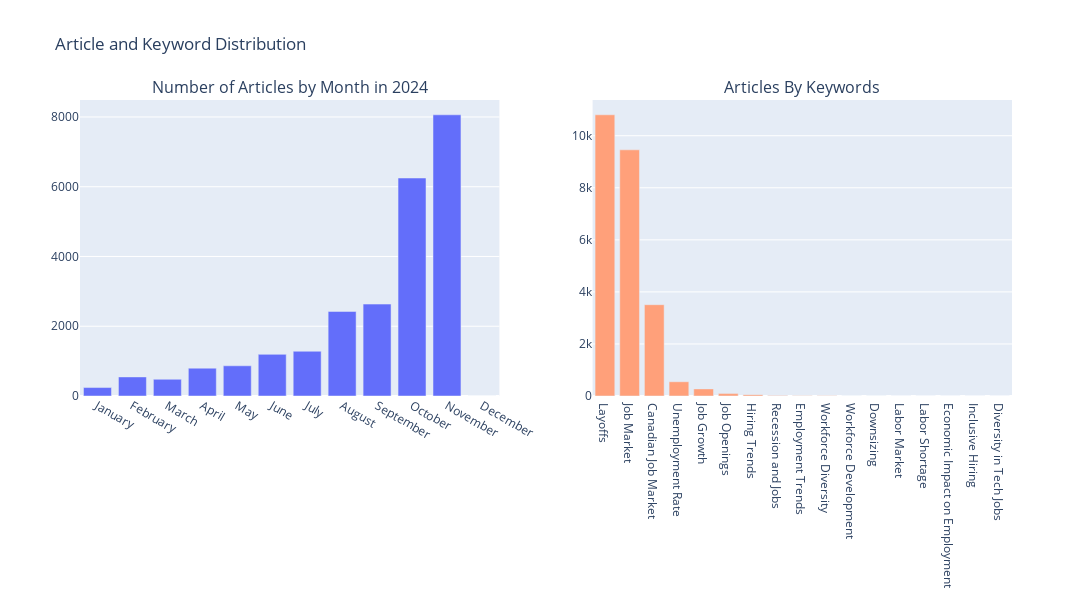

The cell this chart's notebook holds for it:
### Code cell
df['Month'] = pd.Categorical(df['Month'], categories=month_order, ordered=True)

# Bar plot for counts by month
bar_fig = px.bar(
    df['Month'].value_counts().sort_index(),
    title='Number of Articles by Month in 2024',
    labels={'index': 'Month', 'value': 'Count'},
    color_discrete_sequence=['#636EFA']
)
bar_fig.update_layout(xaxis_title='Month', yaxis_title='Count')


# Bar plot for counts by unique values in the 'Keyword' column
keyword_fig = px.bar(
    df['Keyword'].value_counts(),
    title='Frequency of Keywords',
    labels={'index': 'Keyword', 'value': 'Count'},
    color_discrete_sequence=['#FFA07A'],
    template="plotly_white"
)

# Create subplots to display both plots side by side
fig = make_subplots(
    rows=1, cols=2,
    subplot_titles=["Number of Articles by Month in 2024", "Articles By Keywords"],
    column_widths=[0.5, 0.5]
)

# bar plot for articles by month
for trace in bar_fig.data:
    fig.add_trace(trace, row=1, col=1)

# bar plot for frequency of keywords
for trace in keyword_fig.data:
    fig.add_trace(trace, row=1, col=2)

fig.update_layout(
    height=600, width=1200, showlegend=False, title_text="Article and Keyword Distribution"
)

# Show the plot
fig.show()

### Figure 1 — Plotly figure (JSON) as saved in the notebook; plotly's stock layout.template omitted (floating-point values rounded to 4 significant figures)
{"data": [{"alignmentgroup": "True", "hovertemplate": "variable=count<br>Month=%{x}<br>Count=%{y}<extra></extra>", "legendgroup": "count", "marker": {"color": "#636EFA", "pattern": {"shape": ""}}, "name": "count", "offsetgroup": "count", "orientation": "v", "showlegend": true, "textposition": "auto", "type": "bar", "x": ["January", "February", "March", "April", "May", "June", "July", "August", "September", "October", "November", "December"], "xaxis": "x", "y": [242, 547, 479, 798, 866, 1194, 1283, 2424, 2635, 6250, 8062, 0], "yaxis": "y"}, {"alignmentgroup": "True", "hovertemplate": "variable=count<br>Keyword=%{x}<br>Count=%{y}<extra></extra>", "legendgroup": "count", "marker": {"color": "#FFA07A", "pattern": {"shape": ""}}, "name": "count", "offsetgroup": "count", "orientation": "v", "showlegend": true, "textposition": "auto", "type": "bar", "x": ["Layoffs", "Job Market", "Canadian Job Market", "Unemployment Rate", "Job Growth", "Job Openings", "Hiring Trends", "Recession and Jobs", "Employment Trends", "Workforce Diversity", "Workforce Development", "Downsizing", "Labor Market", "Labor Shortage", "Economic Impact on Employment", "Inclusive Hiring", "Diversity in Tech Jobs"], "xaxis": "x2", "y": [10804, 9458, 3508, 548, 273, 92, 52, 20, 6, 5, 4, 4, 2, 1, 1, 1, 1], "yaxis": "y2"}], "layout": {"annotations": [{"font": {"size": 16}, "showarrow": false, "text": "Number of Articles by Month in 2024", "x": 0.225, "xanchor": "center", "xref": "paper", "y": 1, "yanchor": "bottom", "yref": "paper"}, {"font": {"size": 16}, "showarrow": false, "text": "Articles By Keywords", "x": 0.775, "xanchor": "center", "xref": "paper", "y": 1, "yanchor": "bottom", "yref": "paper"}], "height": 600, "showlegend": false, "title": {"text": "Article and Keyword Distribution"}, "width": 1200, "xaxis": {"anchor": "y", "domain": [0, 0.45]}, "xaxis2": {"anchor": "y2", "domain": [0.55, 1]}, "yaxis": {"anchor": "x", "domain": [0, 1]}, "yaxis2": {"anchor": "x2", "domain": [0, 1]}}}
